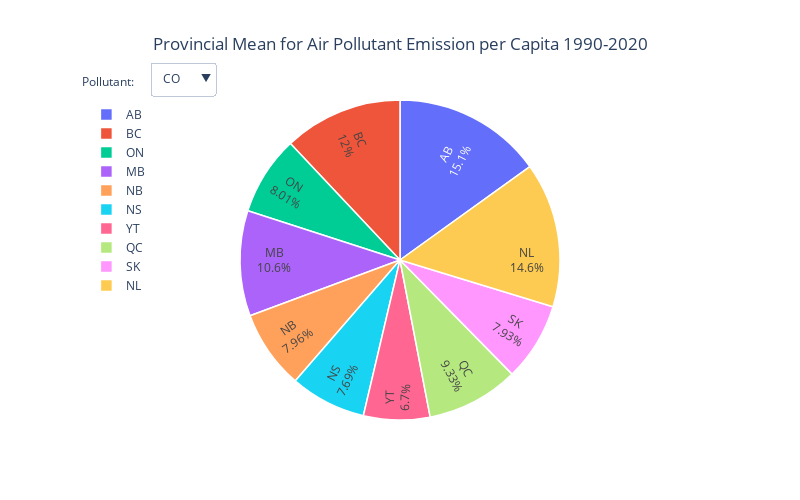

The notebook cell saved with this chart:
### Markdown cell above
Lastly, we create a **pie graph** to visualize provincial contributions to total air pollutant emissions. This pie graph facilitates a simpler observation of the provincial breakdown of pollutant emissions.

### Code cell
with open('projects/environmental-health/figure/pie_fig.json', 'r') as f:
    fig = pio.from_json(f.read())
fig.show()

### Figure 1 — Plotly figure (JSON) as saved in the notebook; plotly's stock layout.template omitted (floating-point values rounded to 4 significant figures)
{"data": [{"insidetextorientation": "radial", "labels": ["AB", "BC", "ON", "MB", "NB", "NS", "YT", "QC", "SK", "NL", "PE"], "marker": {"line": {"color": "#FFFFFF", "width": 1.5}}, "name": "CO", "sort": false, "textinfo": "percent+label", "textposition": "inside", "type": "pie", "values": [0.4268, 0.3402, 0.2269, 0.3014, 0.2254, 0.2178, 0.1898, 0.2643, 0.2245, 0.4146], "visible": true}, {"insidetextorientation": "radial", "labels": ["AB", "BC", "ON", "MB", "NB", "NS", "YT", "QC", "SK", "NL", "PE"], "marker": {"line": {"color": "#FFFFFF", "width": 1.5}}, "name": "NH3", "sort": false, "textinfo": "percent+label", "textposition": "inside", "type": "pie", "values": [0.03858, 0.005356, 0.04393, 0.006092, 0.001857, 0.004562, 0.008145, 0.02261, 0.008525, 0.07556], "visible": false}, {"insidetextorientation": "radial", "labels": ["AB", "BC", "ON", "MB", "NB", "NS", "YT", "QC", "SK", "NL", "PE"], "marker": {"line": {"color": "#FFFFFF", "width": 1.5}}, "name": "NOX", "sort": false, "textinfo": "percent+label", "textposition": "inside", "type": "pie", "values": [0.2091, 0.06406, 0.05057, 0.07799, 0.09225, 0.07475, 0.0411, 0.04411, 0.03487, 0.1589], "visible": false}, {"insidetextorientation": "radial", "labels": ["AB", "BC", "ON", "MB", "NB", "NS", "YT", "QC", "SK", "NL", "PE"], "marker": {"line": {"color": "#FFFFFF", "width": 1.5}}, "name": "SOX", "sort": false, "textinfo": "percent+label", "textposition": "inside", "type": "pie", "values": [0.1318, 0.0181, 0.2459, 0.09926, 0.0864, 0.1476, 0.0399, 0.01445, 0.02741, 0.1247], "visible": false}, {"insidetextorientation": "radial", "labels": ["AB", "BC", "ON", "MB", "NB", "NS", "YT", "QC", "SK", "NL", "PE"], "marker": {"line": {"color": "#FFFFFF", "width": 1.5}}, "name": "VOC", "sort": false, "textinfo": "percent+label", "textposition": "inside", "type": "pie", "values": [0.1796, 0.06377, 0.06606, 0.07492, 0.06556, 0.05342, 0.04948, 0.05695, 0.04767, 0.2298], "visible": false}], "layout": {"annotations": [{"align": "left", "showarrow": false, "text": "Pollutant:", "x": 0, "xref": "paper", "y": 1.09, "yref": "paper"}], "height": 500, "legend": {"bgcolor": "rgba(0,0,0,0)", "x": 0.01, "xanchor": "left", "y": 1, "yanchor": "top"}, "showlegend": true, "title": {"text": "Provincial Mean for Air Pollutant Emission per Capita 1990-2020", "x": 0.5}, "updatemenus": [{"active": 0, "buttons": [{"args": [{"visible": [true, false, false, false, false]}], "label": "CO", "method": "update"}, {"args": [{"visible": [false, true, false, false, false]}], "label": "NH3", "method": "update"}, {"args": [{"visible": [false, false, true, false, false]}], "label": "NOX", "method": "update"}, {"args": [{"visible": [false, false, false, true, false]}], "label": "SOX", "method": "update"}, {"args": [{"visible": [false, false, false, false, true]}], "label": "VOC", "method": "update"}], "direction": "down", "pad": {"r": 10, "t": 10}, "showactive": true, "x": 0.11, "xanchor": "left", "y": 1.15, "yanchor": "top"}], "width": 800, "xaxis": {"title": {"text": "Province"}}, "yaxis": {"title": {"text": "Emission per Capita (tonnes/capita)"}}}}
